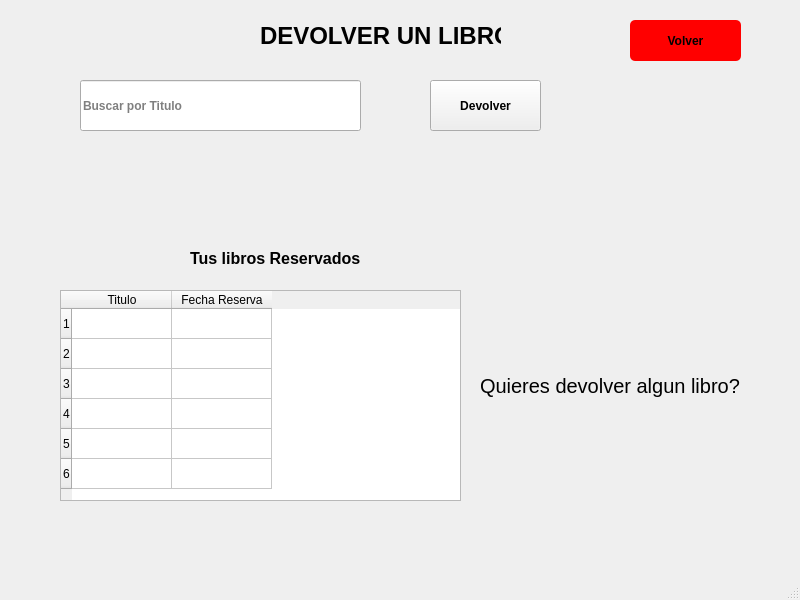
<?xml version="1.0" encoding="UTF-8"?>
<ui version="4.0">
 <class>MainWindow</class>
 <widget class="QMainWindow" name="MainWindow">
  <property name="geometry">
   <rect>
    <x>0</x>
    <y>0</y>
    <width>800</width>
    <height>600</height>
   </rect>
  </property>
  <property name="windowTitle">
   <string>MainWindow</string>
  </property>
  <widget class="QWidget" name="centralwidget">
   <widget class="QTableWidget" name="tableWidget">
    <property name="geometry">
     <rect>
      <x>60</x>
      <y>290</y>
      <width>401</width>
      <height>211</height>
     </rect>
    </property>
    <property name="sizePolicy">
     <sizepolicy hsizetype="Expanding" vsizetype="Expanding">
      <horstretch>0</horstretch>
      <verstretch>0</verstretch>
     </sizepolicy>
    </property>
    <property name="baseSize">
     <size>
      <width>0</width>
      <height>0</height>
     </size>
    </property>
    <property name="styleSheet">
     <string notr="true"/>
    </property>
    <property name="sizeAdjustPolicy">
     <enum>QAbstractScrollArea::SizeAdjustPolicy::AdjustToContents</enum>
    </property>
    <property name="alternatingRowColors">
     <bool>false</bool>
    </property>
    <property name="sortingEnabled">
     <bool>false</bool>
    </property>
    <attribute name="horizontalHeaderCascadingSectionResizes">
     <bool>false</bool>
    </attribute>
    <attribute name="horizontalHeaderStretchLastSection">
     <bool>false</bool>
    </attribute>
    <attribute name="verticalHeaderCascadingSectionResizes">
     <bool>false</bool>
    </attribute>
    <attribute name="verticalHeaderHighlightSections">
     <bool>true</bool>
    </attribute>
    <attribute name="verticalHeaderStretchLastSection">
     <bool>false</bool>
    </attribute>
    <row/>
    <row/>
    <row/>
    <row/>
    <row/>
    <row/>
    <column>
     <property name="text">
      <string>Titulo</string>
     </property>
    </column>
    <column>
     <property name="text">
      <string>Fecha Reserva</string>
     </property>
    </column>
   </widget>
   <widget class="QLabel" name="label">
    <property name="geometry">
     <rect>
      <x>480</x>
      <y>370</y>
      <width>311</width>
      <height>31</height>
     </rect>
    </property>
    <property name="font">
     <font>
      <pointsize>15</pointsize>
     </font>
    </property>
    <property name="text">
     <string>Quieres devolver algun libro?</string>
    </property>
   </widget>
   <widget class="QLabel" name="label_2">
    <property name="geometry">
     <rect>
      <x>260</x>
      <y>20</y>
      <width>241</width>
      <height>31</height>
     </rect>
    </property>
    <property name="font">
     <font>
      <pointsize>18</pointsize>
      <bold>true</bold>
     </font>
    </property>
    <property name="text">
     <string>DEVOLVER UN LIBRO</string>
    </property>
   </widget>
   <widget class="QPushButton" name="logoutButton">
    <property name="geometry">
     <rect>
      <x>630</x>
      <y>20</y>
      <width>111</width>
      <height>41</height>
     </rect>
    </property>
    <property name="font">
     <font>
      <bold>true</bold>
      <underline>false</underline>
      <strikeout>false</strikeout>
     </font>
    </property>
    <property name="styleSheet">
     <string notr="true">background-color: red;
border-radius: 5px;
border:  none
</string>
    </property>
    <property name="text">
     <string>Volver</string>
    </property>
   </widget>
   <widget class="QLineEdit" name="autorInput">
    <property name="geometry">
     <rect>
      <x>80</x>
      <y>80</y>
      <width>281</width>
      <height>51</height>
     </rect>
    </property>
    <property name="font">
     <font>
      <bold>true</bold>
     </font>
    </property>
    <property name="placeholderText">
     <string>Buscar por Titulo</string>
    </property>
   </widget>
   <widget class="QPushButton" name="buscarAutor">
    <property name="geometry">
     <rect>
      <x>430</x>
      <y>80</y>
      <width>111</width>
      <height>51</height>
     </rect>
    </property>
    <property name="font">
     <font>
      <bold>true</bold>
     </font>
    </property>
    <property name="text">
     <string>Devolver</string>
    </property>
   </widget>
   <widget class="QLabel" name="label_3">
    <property name="geometry">
     <rect>
      <x>190</x>
      <y>250</y>
      <width>181</width>
      <height>16</height>
     </rect>
    </property>
    <property name="font">
     <font>
      <pointsize>12</pointsize>
      <bold>true</bold>
     </font>
    </property>
    <property name="text">
     <string>Tus libros Reservados</string>
    </property>
   </widget>
  </widget>
  <widget class="QMenuBar" name="menubar">
   <property name="geometry">
    <rect>
     <x>0</x>
     <y>0</y>
     <width>800</width>
     <height>33</height>
    </rect>
   </property>
  </widget>
  <widget class="QStatusBar" name="statusbar"/>
 </widget>
 <resources/>
 <connections/>
</ui>
